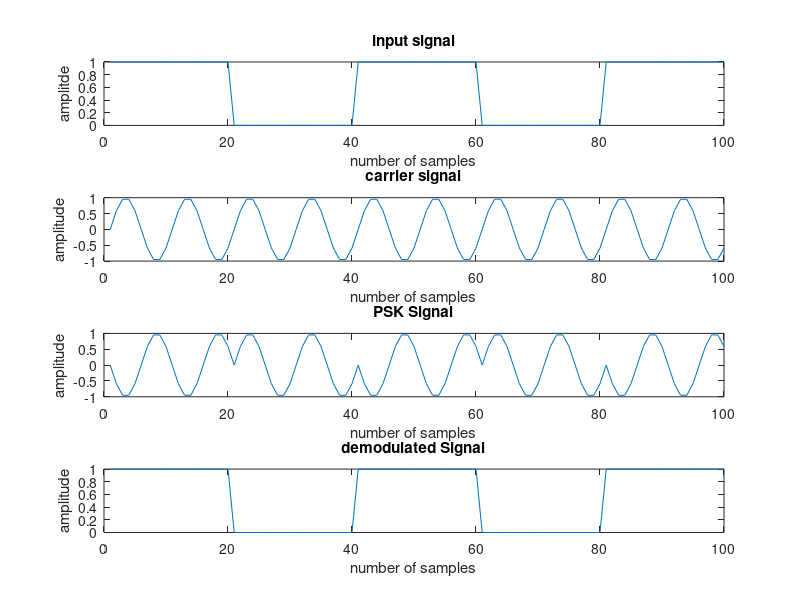

Here is the MATLAB script that generated this plot:
clc
clear all
close all
n=100
x=[ones(1,20) zeros(1,20) ones(1,20) zeros(1,20) ones(1,20)]
subplot(4,1,1);
plot(x)
title('input signal')
xlabel('number of samples')
ylabel('amplitde')
f=1*10^6;
fs=10*10^6;
for i=0:n-1
d(i+1)=sin(2*pi*(f/fs)*i);
end
subplot(4,1,2);
plot(d);
title('carrier signal');
xlabel('number of samples');
ylabel('amplitude');
for i=0:n-1
if(x(i+1)==0)
x(i+1)=sin(2*pi*(f/fs)*i);
else
x(i+1)=sin(2*pi*(f/fs)*i+pi);
end
end
subplot(4,1,3);
plot(x);
title('PSK Signal');
xlabel('number of samples');
ylabel('amplitude');
for i=0:n-1
if(x(i+1)==sin(2*pi*(f/fs)*i))
 x(i+1)=0;
else
x(i+1)=1;
end
end
subplot(4,1,4);
plot(x);
title('demodulated Signal');
xlabel('number of samples');
ylabel('amplitude');
